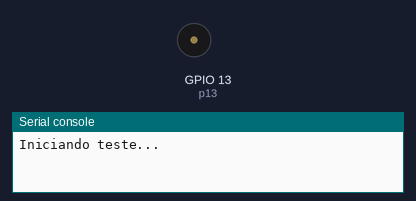
The program below on a simulated ESP32 board running MicroPython. Shown: buzzer (waves = sounding), the last lines printed to the serial console.

Above: at 0.1 s.
At 2.1 s:
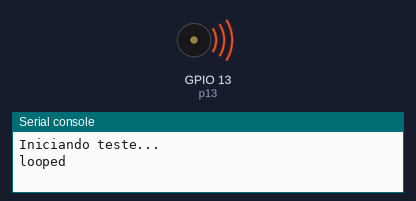
Timing chart, 0 to 3.6 s (numbered marks = the images above):
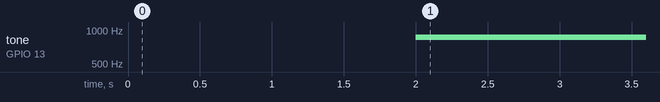

The program:

buzzer_test.py
```python
import machine
from machine import Pin
import time

p13 = machine.Pin(13, machine.Pin.OUT)

print('Iniciando teste...')
time.sleep(2)

buzzer = machine.PWM(p13)

buzzer.freq(1047)

while(1):
    print('looped')
    buzzer.freq(860)

    buzzer.duty(512) # Serve como controle de volume, max é 512

    time.sleep(2)

    buzzer.duty(0)

buzzer.deinit()
```

Measured:
- by itself, tone on GPIO 13 (p13): silent → 860 Hz at 2.0 s
